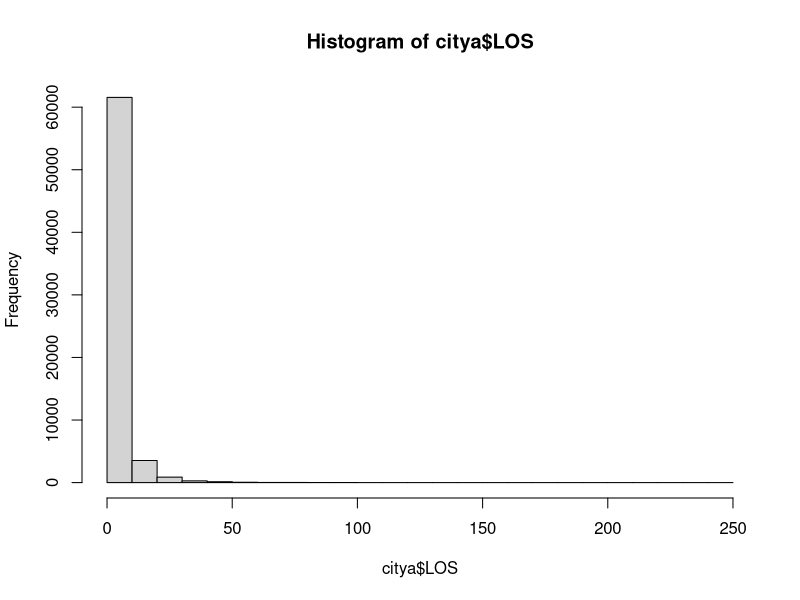
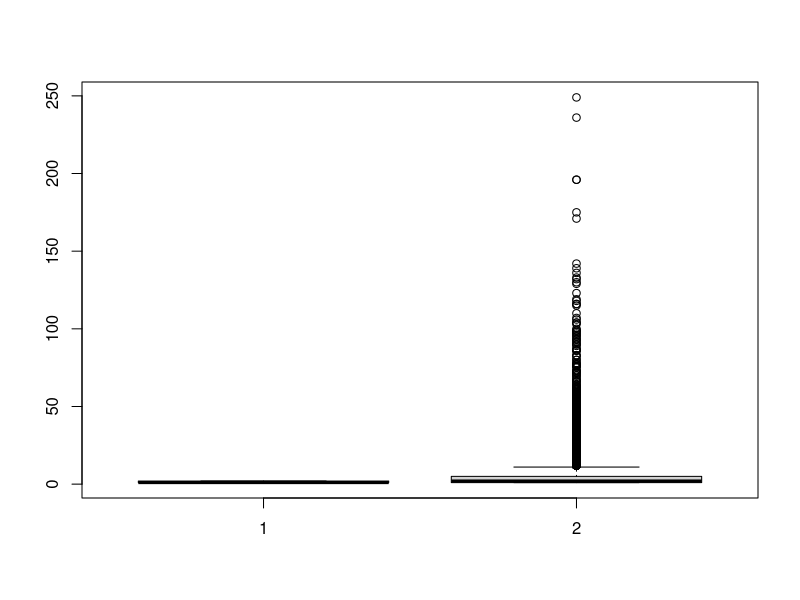
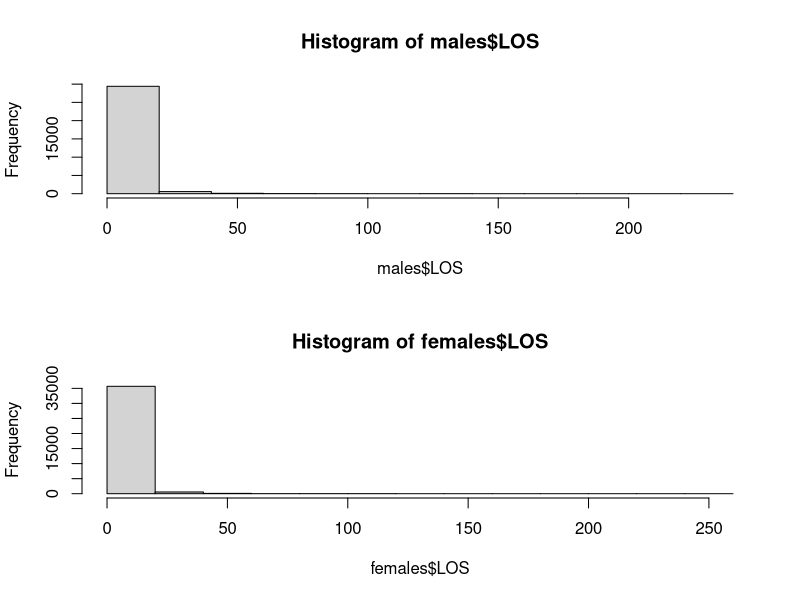

Reproduce these figures in R, in order. (Note: this script raises an error after producing the figures.)
citya <- read.csv('cityA.csv')
hist(citya$LOS)
citya$GENDER <- as.factor(citya$GENDER)
boxplot(citya$GENDER, citya$LOS)

males <- citya[which(citya$GENDER == 'M'),]
females <- citya[which(citya$GENDER == 'F'),]
par(mfrow= c(2,1))
hist(males$LOS)
hist(females$LOS)

par(mfrow= c(1,1))
citya.bedcount <- bedcount(citya)
plot.bc(citya.bedcount)
plot.bc(citya.bedcount,r=1:7)

citya.bedcount$weekday <- "weekday"
for (i in 1:nrow(citya.bedcount)) {
  if (i %% 7 == 1 || i %% 7 == 2) {
    citya.bedcount[i,]$weekday <- "weekend"
  } 
}

citya.bedcount$weekday <- as.factor(citya.bedcount$weekday)
boxplot(citya.bedcount$Beds ~ citya.bedcount$weekday  )


citya.mat <- citya[which(citya$HLTHSPEC == 'P60' | citya$HLTHSPEC == "P70"),]
citya.matbed <- bedcount(citya.mat)
par(mfrow = c(2,1))
plot.bc(citya.matbed)
plot.bc(citya.matbed,r=1:100)

head(sort(table(citya$diag01), decreasing = TRUE), 10)
citya.I48 <- citya[which(citya$diag01 == 'I48'),]
citya.I48bed <- bedcount(citya.I48)
citya.I48bed$weekday <- "weekday"
for (i in 1:nrow(citya.I48bed)) {
  if (i %% 7 == 1 || i %% 7 == 2) {
    citya.I48bed[i,]$weekday <- "weekend"
  } 
}
citya.I48 <- citya.I48[,-9]

citya.I48$EVSTDATE <- as.Date(citya.I48$EVSTDATE, "%Y-%m-%d")
citya.I48$EVSTDATE <- format(citya.I48$EVSTDATE, "%m")

citya.I48$EVENDATE <- as.Date(citya.I48$EVENDATE, "%Y-%m-%d")
citya.I48$EVENDATE <- format(citya.I48$EVENDATE, "%m")

colnames(citya.I48) <- c("AGE_ADM", "GENDER", "EVENT_TYPE", "ADM_MONTH", 
                         "REL_DATE", "LOS", "HLTH_SPEC", "DEP06")

citya.I48[,c(2:5, 7)] <- lapply(citya.I48[,c(2:5,7)], factor)


mdl <- test.lm(citya.I48, LOS ~., perc.train = 0.9)